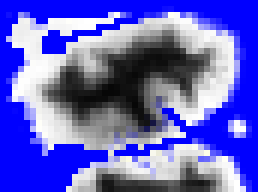
%> input picture Old Tools/submit/test5.png, 43 x 32 px (shown 6 times larger)
$ octave --eval "result = Reconstruction(imread('../Old Tools/submit/test5.png'));"   (GNU Octave 9; MATLAB toolbox functions it lacks are replaced by stand-ins)
%> lines starting %> are read from the running program, lines starting %| are printed output that depends on the picture; in (x1, y1, x2, y2) boxes, pixels count from 0 and x2, y2 are one past the last pixel; in counts of white or black regions, pixels touching at a corner belong together; the program's own positions count from 1
### Tools/normalizeSet.m
function out = normalizeSet(set, rounding)
%Returns the values of a set normalized to between 0 and 1


if nargin < 2
    rounding =  100;
end


input = double(set);

image = input - min(input(:));
image = image./max(image(:));

out = round((image)*rounding)/rounding;
end

### Transform/Reconstruction.m
%%Isolate

function useVector = Reconstruction(img)
%Give this an RGB or green layer image and it will return a 4th pass
%training vector for the naive bayes classifier
if(size(img,3) > 1)
    G = img(:,:,2);
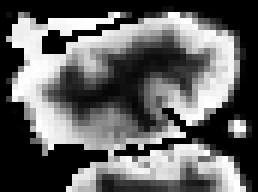
%> G: size 32x43 uint8 (shown 6 times larger); min 0, max 255, mean 98
else
    G = img;
end

Pfilled = imfill(adapthisteq(G));
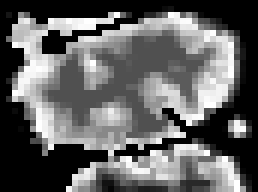
%> Pfilled: size 32x43 uint8 (shown 6 times larger); min 0, max 255, mean 98.2
exclude = G < 5;
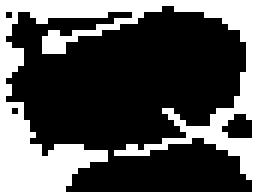
%> exclude: size 32x43 logical (shown 6 times larger); 32.9% white; 1 white region, box (x1, y1, x2, y2) and area: (0, 0, 43, 32) 453
exc = ~exclude(:);
%> exc = 1376 logical values, 923 true


se = strel('disk', 20);
PAfilled = adapthisteq(Pfilled,'distribution','exponential');
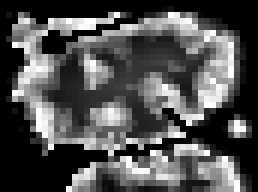
%> PAfilled: size 32x43 uint8 (shown 6 times larger); min 0, max 255, mean 80.1
Ie = imerode(PAfilled, se);
%> Ie: size 32x43 uint8; every value is 0
Iobr = imreconstruct(Ie, PAfilled);
% figure, imshow(Iobr), title('Opening-by-reconstruction (Iobr)')

% Iobrd = imdilate(Iobr, se);
% Iobrcbr = imreconstruct(imcomplement(Iobrd), imcomplement(Iobr));
% Iobrcbr = imcomplement(Iobrcbr);
% figure, imshow(Iobrcbr), title('Opening-closing by reconstruction (Iobrcbr)')

extraContrast = adapthisteq(imcomplement(Iobr), 'distribution', 'exponential');
%> extraContrast: size 32x43 uint8; every value is 255
coeff = ones(10)/100;
Avg = conv2(normalizeSet(extraContrast),coeff,'same');
%> in normalizeSet, `input = double(set);`: input: size 32x43 double; every value is 255
%> in normalizeSet, `image = input - min(input(:));`: image: size 32x43 double; every value is 0
%> in normalizeSet, `image = image./max(image(:));`: image: size 32x43 double; every value is NaN or infinite


%> (the run ends here)
